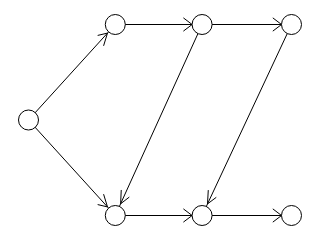

The code cell stored with this chart in its notebook:
### Markdown cell above
## Visualizando um grafo

### Code cell
sn.show_graph(g)

### Figure 1 — Plotly figure (JSON) as saved in the notebook; plotly's stock layout.template omitted (floating-point values rounded to 4 significant figures)
{"data": [{"hoverinfo": "none", "line": {"color": "rgb(0, 0, 0)", "width": 1}, "mode": "lines", "type": "scatter", "uid": "1b4c1ee4-997e-11e8-b468-9a5fd3dcadb7", "x": [0, 0.33, null, 0.3003, 0.2855, null, 0.3003, 0.263, null, 0, 0.33, null, 0.3003, 0.263, null, 0.3003, 0.2855, null, 0.33, 0.66, null, 0.6221, 0.5889, null, 0.6221, 0.5889, null, 0.66, 1, null, 0.9621, 0.9289, null, 0.9621, 0.9289, null, 0.66, 0.33, null, 0.3502, 0.3526, null, 0.3502, 0.3833, null, 1, 0.66, null, 0.6807, 0.6836, null, 0.6807, 0.714, null, 0.33, 0.66, null, 0.6221, 0.5889, null, 0.6221, 0.5889, null, 0.66, 1, null, 0.9621, 0.9289, null, 0.9621, 0.9289, null], "y": [0.5, 1, null, 0.955, 0.8883, null, 0.955, 0.9428, null, 0.5, 0, null, 0.04499, 0.05724, null, 0.04499, 0.1117, null, 1, 1, null, 1, 0.9653, null, 1, 1.035, null, 1, 1, null, 1, 0.9653, null, 1, 1.035, null, 1, 0, null, 0.06127, 0.1336, null, 0.06127, 0.0965, null, 1, 0, null, 0.06074, 0.133, null, 0.06074, 0.09511, null, 0, 0, null, 0, -0.03474, null, 0, 0.03474, null, 0, 0, null, 0, -0.03474, null, 0, 0.03474, null]}, {"hoverinfo": "none", "marker": {"color": "rgb(255, 255, 255)", "line": {"color": "rgb(0, 0, 0)", "width": 1}, "size": 20}, "mode": "markers+text", "text": [], "textfont": {"color": "rgb(0, 0, 0)"}, "textposition": "middle center", "type": "scatter", "uid": "1b4c1ee5-997e-11e8-b3f2-9a5fd3dcadb7", "x": [0, 0.33, 0.66, 1, 0.33, 0.66, 1], "y": [0.5, 1, 1, 1, 0, 0, 0]}], "layout": {"height": 180, "margin": {"b": 0, "l": 0, "r": 0, "t": 0}, "showlegend": false, "width": 320, "xaxis": {"showgrid": false, "showticklabels": false, "zeroline": false}, "yaxis": {"showgrid": false, "showticklabels": false, "zeroline": false}}}
